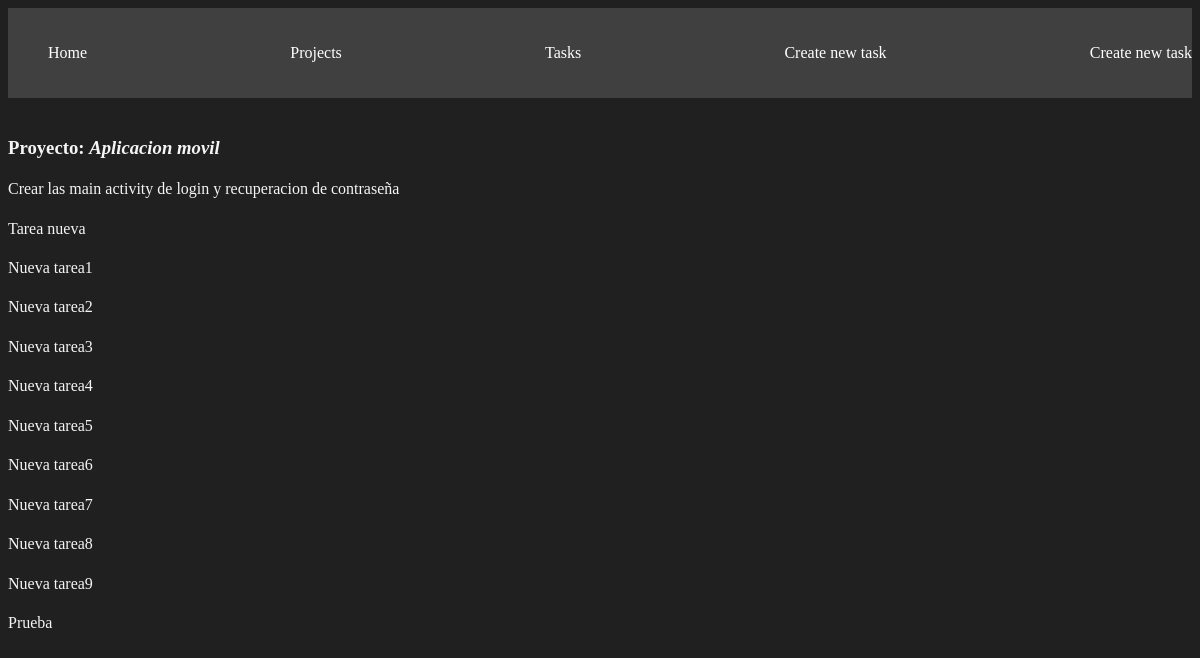
The app's page /task_detail/1/, older data.
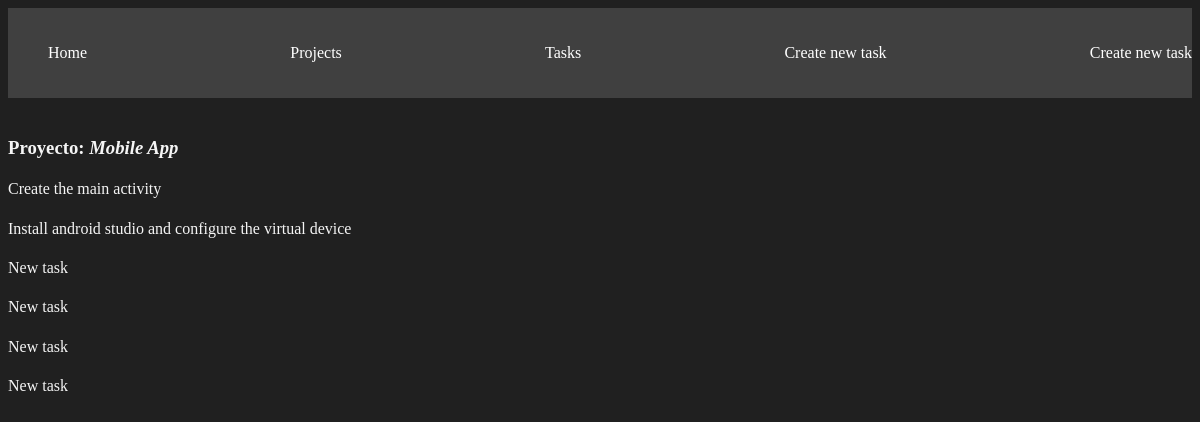
The same page, newer data.
### myapp/models.py (models this page shows, shortened)
class Project(models.Model):
    name = models.CharField(max_length=200)
    def __str__(self):
        return self.name

class Task(models.Model):
    title = models.CharField(max_length=200)
    description = models.TextField()
    done = models.BooleanField(default=False)
    project = models.ForeignKey(Project, on_delete=models.CASCADE)

### myapp/views.py (the view)
# urls.py: path('task_detail/<int:id>/',views.task_detail),
def task_detail(request,id):
    task = Task.objects.filter(project_id=id)
    project = Project.objects.get(id=id)
    return render(request,"tasks/task_detail.html",{
        "project" : project,
        "tasks":task
    })

### myapp/templates/tasks/task_detail.html
{% extends 'layouts/base.html' %}
{% block content %}
<h3>Proyecto: <i>{{ project }}</i></h3>
{% for task in tasks %}
    <h1></h1>{{task.title}}</h1>
{% endfor %}
{% endblock %}

### myapp/templates/layouts/base.html (shortened to what this page needs)
{% load static %}
<!DOCTYPE html>
<html lang="en">
<head>
    <link rel="stylesheet" href="{% static '/styles/main.css' %}">
</head>
<body>
    <nav class="navbar container">
        <ul>
            <li>
               <a href ="/">Home</a>
               <a href ="/projects">Projects</a>
               <a href ="/tasks">Tasks</a>
               <a href ="/create_task">Create new task</a>
               <a href ="/create_project">Create new task</a>
            </li>
        </ul>
    </nav>
    <main class="container">
        {% block content %}
        {% endblock %}
    </main>
</body>
</html>

### myapp/static/styles/main.css (style rules this page uses)
body { background-color: #202020; color : whitesmoke }
.navbar { background-color: #404040; padding: 20px; }
.navbar ul li a { color:white; text-decoration:none; }
.navbar ul li { display:flex; justify-content: space-between; list-style: none; }
.container { max-width: 1200px; margin: auto; padding: 20px 0; }

Row changes from the older to the newer data that the page shows:
removed Task: title "Tarea nueva"
removed Task: title "Nueva tarea5"
removed Task: title "Nueva tarea6"
removed Task: title "Nueva tarea7"
removed Task: title "Nueva tarea8"
removed Task: title "Nueva tarea9"
removed Task: title "Prueba"
changed Project: name "Aplicacion movil" → "Mobile App"
changed Task: title "Crear las main activity de login y recuperacion de contraseña" → "Create the main activity"
added Task: title "Install android studio and configure the virtual device"
changed Task (number 3 of 6 on the later page): title "Nueva tarea1" → "New task"
changed Task (number 4 of 6 on the later page): title "Nueva tarea2" → "New task"
changed Task (number 5 of 6 on the later page): title "Nueva tarea3" → "New task"
changed Task (number 6 of 6 on the later page): title "Nueva tarea4" → "New task"
